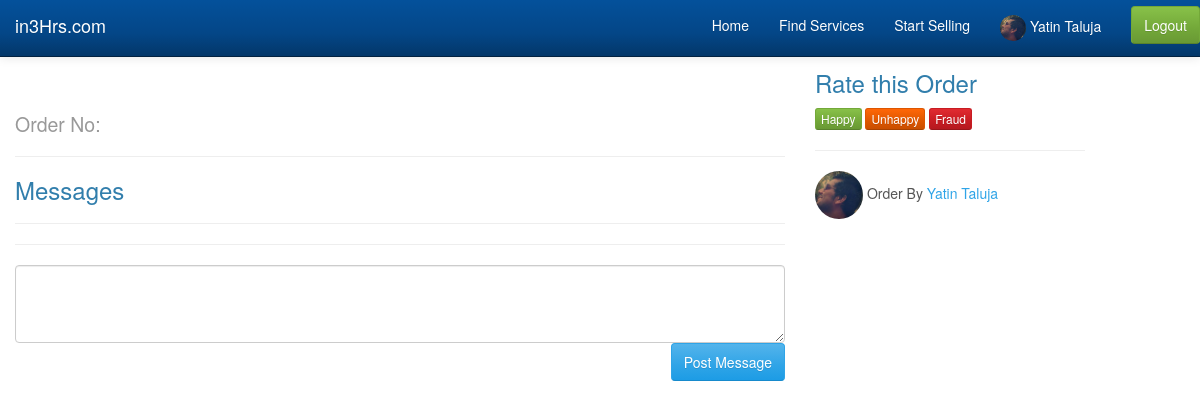
The page /v2/src/order.php on the database as committed earlier.
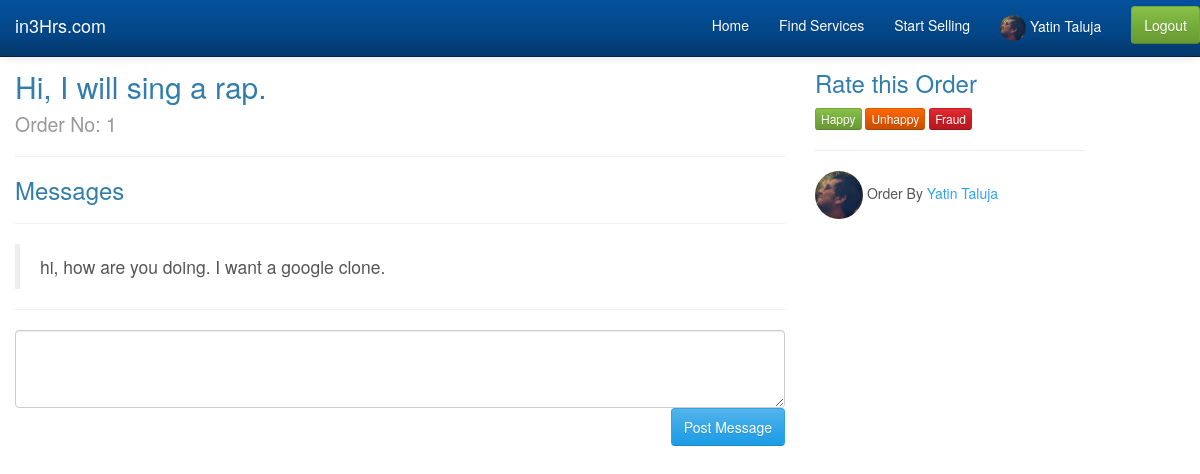
The same page on the database as committed later.
### tables this page shows
CREATE TABLE `orders` (
  `order_id` int(20) NOT NULL AUTO_INCREMENT,
  `offer_id` int(20) NOT NULL,
  `user_id` int(20) NOT NULL,
  `details` text NOT NULL,
  `status` varchar(50) NOT NULL,
  PRIMARY KEY (`order_id`)
);

CREATE TABLE `message` (
  `user_id` int(20) NOT NULL AUTO_INCREMENT,
  `message_info` text NOT NULL,
  PRIMARY KEY (`user_id`)
);

### v2/src/order.php (the view, shortened to what this page needs)
<!doctype html>
<html lang="en">
<head>
  <link rel="stylesheet" href="../css/bootstrap.css">
  <link rel="stylesheet" href="../css/styles.css">
</head>
<body>
  <nav class="navbar navbar-inverse navbar-fixed-top" role="navigation">
    <div class="container-fluid">
      <div class="navbar-header">
        <a class="navbar-brand" href="#">in3Hrs.com</a>
      </div>
      <div class="collapse navbar-collapse" id="app-navbar-collapse">
        <ul class="nav navbar-nav navbar-right">
        <li><a href="#">Home</a></li>
        <li><a href="#">Find Services</a></li>
        <li><a href="#">Start Selling</a></li>
        <li><a href="#"> <img src="../img/yatin-avatar.jpg" class="img-circle" height="26px"> Yatin Taluja</a></li>
        <li>
          <form class="navbar-form navbar-right" role="form">
            <button type="submit" class="btn btn-success">Logout</button>
          </form>
        </li>
      </ul>
      </div>
    </div>
  </nav>
  <div class="container-fluid">
    <div class="row">
      <div class="col-md-8">
      <?php
              $query = mysql_query('select * from orders where order_id = 1');
              $row = mysql_fetch_array($query);
        ?>
              <h2> <?php echo $row['details'];   ?> <br>
                <small>Order No: <?php echo $row['order_id'];   ?></small>
              </h2>
              <hr>
              <h3>Messages</h3>
              <hr>
              <?php
                $query = mysql_query('select * from message where user_id=1');
                while($row = mysql_fetch_array($query)){
                  echo '<blockquote>'.$row['message_info'].'</blockquote>';
                }
              ?>
              <hr>
              <div class="form-group">
                <textarea class="form-control" rows="3"></textarea>
                <span class="pull-right"><button class="btn btn-primary">Post Message</button></span>
              </div>
      </div>
      <div class="col-md-3">
        <p>
          <h3>Rate this Order</h3>
          <a href="#" class="btn btn-success btn-xs">Happy</a>
          <a href="#" class="btn btn-warning btn-xs">Unhappy</a>
          <a href="#" class="btn btn-danger btn-xs">Fraud</a>
        </p>
        <hr>
        <img src="../img/yatin-avatar.jpg" alt="" class="img-circle" height="48px">
        Order By <a target="_blank" href="https://twitter.com/yatintaluja">Yatin Taluja</a>
      </div>
    </div>
  </div>
</body>
</html>

Rows that differ between the two databases and show on the page:
added orders: details "Hi, I will sing a rap.", order_id "1"
added message: message_info "hi, how are you doing. I want a google clone."
